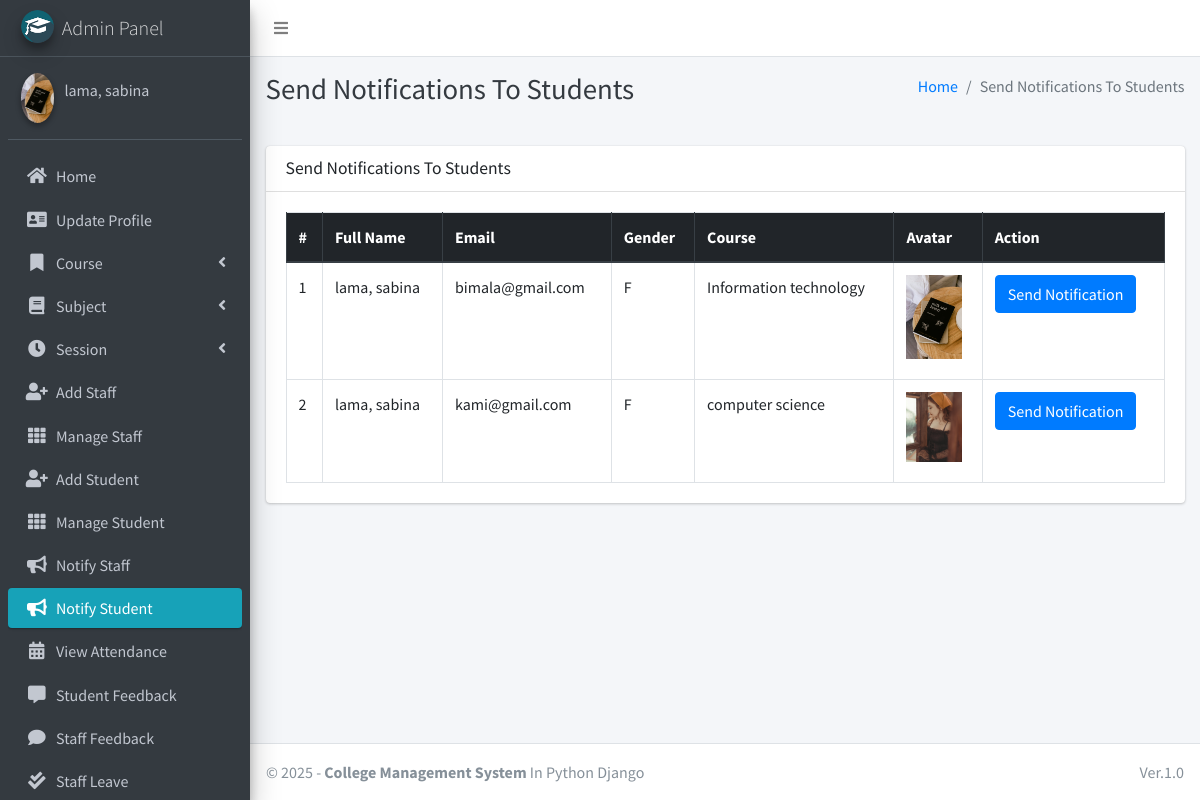
Page /admin_notify_student (signed in) on the committed database.
### main_app/models.py (models this page shows, shortened)
class CustomUser(AbstractUser):
    USER_TYPE = ((1, "HOD"), (2, "Staff"), (3, "Student"))
    GENDER = [("M", "Male"), ("F", "Female")]
    username = None  # Removed username, using email instead
    email = models.EmailField(unique=True)
    user_type = models.CharField(default=1, choices=USER_TYPE, max_length=1)
    gender = models.CharField(max_length=1, choices=GENDER)
    profile_pic = models.ImageField()
    address = models.TextField()
    fcm_token = models.TextField(default="")  # For firebase notifications
    created_at = models.DateTimeField(auto_now_add=True)
    updated_at = models.DateTimeField(auto_now=True)
    USERNAME_FIELD = "email"
    REQUIRED_FIELDS = []
    objects = CustomUserManager()
    def __str__(self):
        return self.last_name + ", " + self.first_name

class Student(models.Model):
    admin = models.OneToOneField(CustomUser, on_delete=models.CASCADE)
    course = models.ForeignKey(Course, on_delete=models.DO_NOTHING, null=True, blank=False)
    session = models.ForeignKey(Session, on_delete=models.DO_NOTHING, null=True)

class Course(models.Model):
    name = models.CharField(max_length=120)
    created_at = models.DateTimeField(auto_now_add=True)
    updated_at = models.DateTimeField(auto_now=True)

### main_app/hod_views.py (the view)
# urls.py: path("admin_notify_student", hod_views.admin_notify_student,
def admin_notify_student(request):
    student = CustomUser.objects.filter(user_type=3)
    context = {
        'page_title': "Send Notifications To Students",
        'students': student
    }
    return render(request, "hod_template/student_notification.html", context)

### main_app/templates/hod_template/student_notification.html (shortened to what this page needs)
{% extends 'main_app/base.html' %}
{% load static %}
{% block page_title %}{{page_title}}{% endblock page_title %}
{% block content %}
<section class="content">
    <div class="container-fluid">
        <div class="row">
            <div class="col-md-12">
                <div class="card">
                    <div class="card-header">
                        <h3 class="card-title">{{page_title}}</h3>
                    </div>
                    <div class="card-body">
                        <table id="example2" class="table table-bordered table-hover">
                            <thead class="thead-dark">
                                <tr>
                                    <th>#</th>
                                    <th>Full Name</th>
                                    <th>Email</th>
                                    <th>Gender</th>
                                    <th>Course</th>
                                    <th>Avatar</th>
                                    <th>Action</th>
                                </tr>
                            </thead>
                            <tbody>
                                {% for student in students %}
                                <tr>
                                    <td>{{ forloop.counter }}</td>
                                    <td>{{student.last_name}}, {{student.first_name}}</td>
                                    <td>{{student.email}}</td>
                                    <td>{{student.gender}}</td>
                                    <td>{{student.student.course.name}}</td>
                                    <td>
                                        {% if student.profile_pic == ""  %}
                                        No Image
                                        {% else %}
                                        <img class="img img-fluid mb-2" height="56" width="56"
                                            src="{{student.profile_pic}}" alt="">
                                        {% endif %}
                                    </td>
                                    <td><button data-toggle = "modal" data-target = "#myModal"class="btn btn-primary show_notification" value="{{student.id}}">Send Notification</button>
                                    </td>
                                </tr>
                                {% endfor %}
                            </tbody>
                        </table>
                    </div>
                </div>
            </div>
        </div>
    </div>
</section>
{% endblock content %}

### main_app/templates/main_app/base.html (shortened to what this page needs)
{% load static %}
<!DOCTYPE html>
<html>
<head>
    <link rel="stylesheet" href="{% static 'plugins/fontawesome-free/css/all.min.css'%} ">
    <link rel="stylesheet" href="https://code.ionicframework.com/ionicons/2.0.1/css/ionicons.min.css">
    <link rel="stylesheet"
        href="{% static 'plugins/tempusdominus-bootstrap-4/css/tempusdominus-bootstrap-4.min.css'%} ">
    <link rel="stylesheet" href="{% static 'plugins/icheck-bootstrap/icheck-bootstrap.min.css'%} ">
    <link rel="stylesheet" href="{% static 'dist/css/adminlte.min.css'%} ">
    <link rel="stylesheet" href="{% static 'plugins/overlayScrollbars/css/OverlayScrollbars.min.css'%} ">
    <link rel="stylesheet" href="{% static 'plugins/daterangepicker/daterangepicker.css'%} ">
</head>
<body class="hold-transition sidebar-mini layout-fixed">
    <div class="wrapper">
        <nav class="main-header navbar navbar-expand navbar-white navbar-light">
            <ul class="navbar-nav">
                <li class="nav-item">
                    <a class="nav-link" data-widget="pushmenu" href="#"><i class="fas fa-bars"></i></a>
                </li>
            </ul>
        </nav>
        {% include "main_app/sidebar_template.html" with user=user %}
        <div class="content-wrapper">
            <div class="content-header">
                <div class="container-fluid">
                    <div class="row mb-2">
                        <div class="col-sm-6">
                            <h1 class="m-0 text-dark">{% block page_title %}{% endblock page_title %}</h1>
                        </div>
                        <div class="col-sm-6">
                            <ol class="breadcrumb float-sm-right">
                                <li class="breadcrumb-item"><a href="#">Home</a></li>
                                <li class="breadcrumb-item active">{{ page_title }}</li>
                            </ol>
                        </div>
                    </div>
                </div>
            </div>
<section class="content">
    <div class="container-fluid">
        <div class="row">
            <div class="col-md-12">
            </div></div></div></section>
            {% block content %}
            {% endblock content %}
        </div>
        {% include "main_app/footer.html" %}
    </div>
</body>
</html>

### main_app/templates/main_app/sidebar_template.html (shortened to what this page needs)
{% load static %}
<aside class="main-sidebar sidebar-dark-info elevation-4">
    {% if request.user.user_type == '1' %}
    <a href="{% url 'admin_home' %}" class="brand-link">
        <img src="{% static 'dist/img/cmsl.png' %} " alt="AdminLTE Logo"
            class="brand-image img-circle elevation-3" >
        <span class="brand-text font-weight-light">Admin Panel</span>
    </a>
    <div class="sidebar">
        <div class="user-panel mt-3 pb-3 mb-3 d-flex">
            <div class="image">
                <img src="{{ request.user.profile_pic}}" class="img-circle elevation-2" alt="User Image">
            </div>
            <div class="info">
                <a href="#" class="d-block">{{user}}</a>
            </div>
        </div>
        <nav class="mt-2">
            <ul class="nav nav-pills nav-sidebar flex-column" data-widget="treeview" role="menu" data-accordion="false">
                <li class="nav-item">
                    {% url 'admin_home' as admin_home %}
                    <a href="{{admin_home}}" class="nav-link {% if admin_home == request.path %} active {% endif %}">
                        <i class="nav-icon fas fa-home"></i>
                        <p>
                            Home
                        </p>
                    </a>
                </li>
                <li class="nav-item">
                    {% url 'admin_view_profile' as admin_view_profile %}
                    <a href="{{admin_view_profile}}"
                        class="nav-link {% if admin_view_profile == request.path %} active {% endif %}">
                        <i class="nav-icon fas fa-address-card"></i>
                        <p>
                            Update Profile
                        </p>
                    </a>
                </li>
                <li class="nav-item has-treeview">
                    <a href="#" class="nav-link">
                        <i class="nav-icon fas fa-bookmark"></i>
                        <p>
                            Course
                            <i class="fas fa-angle-left right"></i>
                        </p>
                    </a>
                </li>
                <li class="nav-item has-treeview">
                    <a href="#" class="nav-link">
                        <i class="nav-icon fas fa-book"></i>
                        <p>
                            Subject
                            <i class="fas fa-angle-left right"></i>
                        </p>
                    </a>
                </li>
                <li class="nav-item has-treeview">
                    <a href="#" class="nav-link">
                        <i class="nav-icon fas fa-clock"></i>
                        <p>
                            Session
                            <i class="fas fa-angle-left right"></i>
                        </p>
                    </a>
                </li>
                <li class="nav-item">
                    {% url 'add_staff' as add_staff %}
                    <a href="{{add_staff}}" class="nav-link {% if add_staff == request.path %} active {% endif %}">
                        <i class="nav-icon fas fa-user-plus"></i>
                        <p>
                            Add Staff
                        </p>
                    </a>
                </li>
                <li class="nav-item">
                    {% url 'manage_staff' as manage_staff %}
                    {% url 'edit_staff' staff_id as edit_staff %}
                    <a href="{{manage_staff}}"
                        class="nav-link {% if manage_staff == request.path or request.path == edit_staff %} active {% endif %}">
                        <i class="nav-icon fas fa-th"></i>
                        <p>
                            Manage Staff
                        </p>
                    </a>
                </li>
                <li class="nav-item">
                    {% url 'add_student' as add_student%}
                    <a href="{{add_student}}" class="nav-link  {% if add_student == request.path %} active {% endif %}">
                        <i class="nav-icon fas fa-user-plus"></i>
                        <p>
                            Add Student
                        </p>
                    </a>
                </li>
                <li class="nav-item">
                    {% url 'manage_student' as manage_student %}
                    {% url 'edit_student' student_id as edit_student %}
                    <a href="{{manage_student}}"
                        class="nav-link  {% if edit_student == request.path or manage_student == request.path %} active {% endif %}">
                        <i class="nav-icon fas fa-th"></i>
                        <p>
                            Manage Student
                        </p>
                    </a>
                </li>
                <li class="nav-item">
                    {% url 'admin_notify_staff' as admin_notify_staff %}
                    <a href="{{admin_notify_staff}}"
                        class="nav-link {% if admin_notify_staff == request.path %} active {% endif %}">
                        <i class="nav-icon fas fa-bullhorn"></i>
                        <p>
                            Notify Staff
                        </p>
                    </a>
                </li>
                <li class="nav-item">
                    {% url 'admin_notify_student' as admin_notify_student %}
                    <a href="{{admin_notify_student}}"
                        class="nav-link {% if admin_notify_student == request.path %} active {% endif %}">
                        <i class="nav-icon fas fa-bullhorn"></i>
                        <p>
                            Notify Student
                        </p>
                    </a>
                </li>
                <li class="nav-item">
                    {% url 'admin_view_attendance' as admin_view_attendance %}
                <li class="nav-item">
                    <a href="{{admin_view_attendance}}"
                        class="nav-link  {% if admin_view_attendance == request.path %} active {% endif %}">
                        <i class="nav-icon fas fa-calendar-alt"></i>
                        <p>
                            View Attendance
                        </p>
                    </a>
                </li>
                <li class="nav-item">
                    {% url 'student_feedback_message' as student_feedback_message %}
                    <a href="{{ student_feedback_message }}"
                        class="nav-link  {% if student_feedback_message == request.path %} active {% endif %}">
                        <i class="nav-icon fas fa-comment-alt"></i>
                        <p>
                            Student Feedback
                        </p>
                    </a>
                </li>
                <li class="nav-item">
                    {% url 'staff_feedback_message' as staff_feedback_message %}
                    <a href="{{staff_feedback_message}}"
                        class="nav-link   {% if staff_feedback_message == request.path %} active {% endif %}">
                        <i class="nav-icon fas fa-comment"></i>
                        <p>
                            Staff Feedback
                        </p>
                    </a>
                </li>
                <li class="nav-item">
                    {% url 'view_staff_leave' as view_staff_leave %}
                    <a href="{{view_staff_leave}}"
                        class="nav-link  {% if view_staff_leave == request.path %} active {% endif %}">
                        <i class="nav-icon fas fa-check-double"></i>
                        <p>
                            Staff Leave
                        </p>
                    </a>
                </li>
                                        {% endif %}
                                    </ul>
                                </nav>
                            </div>
</aside>

### main_app/templates/main_app/footer.html
<footer class="main-footer">
    &copy; {% now "Y" %} - <strong>College Management System</strong>
    In Python Django
    <div class="float-right d-none d-sm-inline-block">
       Ver.1.0
    </div>
</footer>

### rows in the picture
CustomUser: user.profile_pic (picture), last_name+first_name "lama, sabina"
CustomUser: last_name "lama", first_name "sabina", email "bimala@gmail.com", gender "F", student.course.name "Information technology", profile_pic (picture)
CustomUser: last_name "lama", first_name "sabina", email "kami@gmail.com", gender "F", student.course.name "computer science", profile_pic (picture)

### other values in the picture
{{ page_title }} "Send Notifications To Students"
